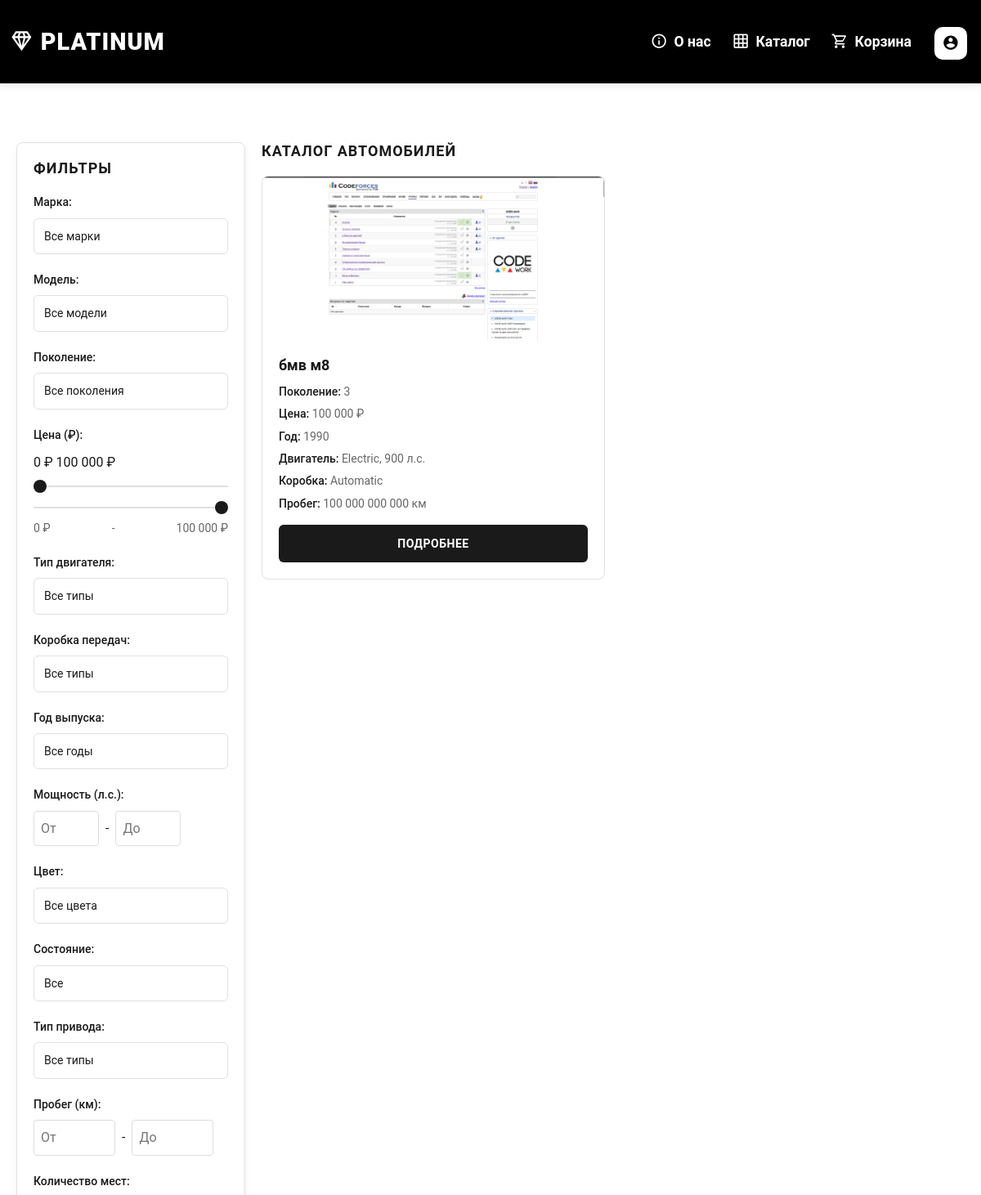
The app's page /catalog (upper part), older data.
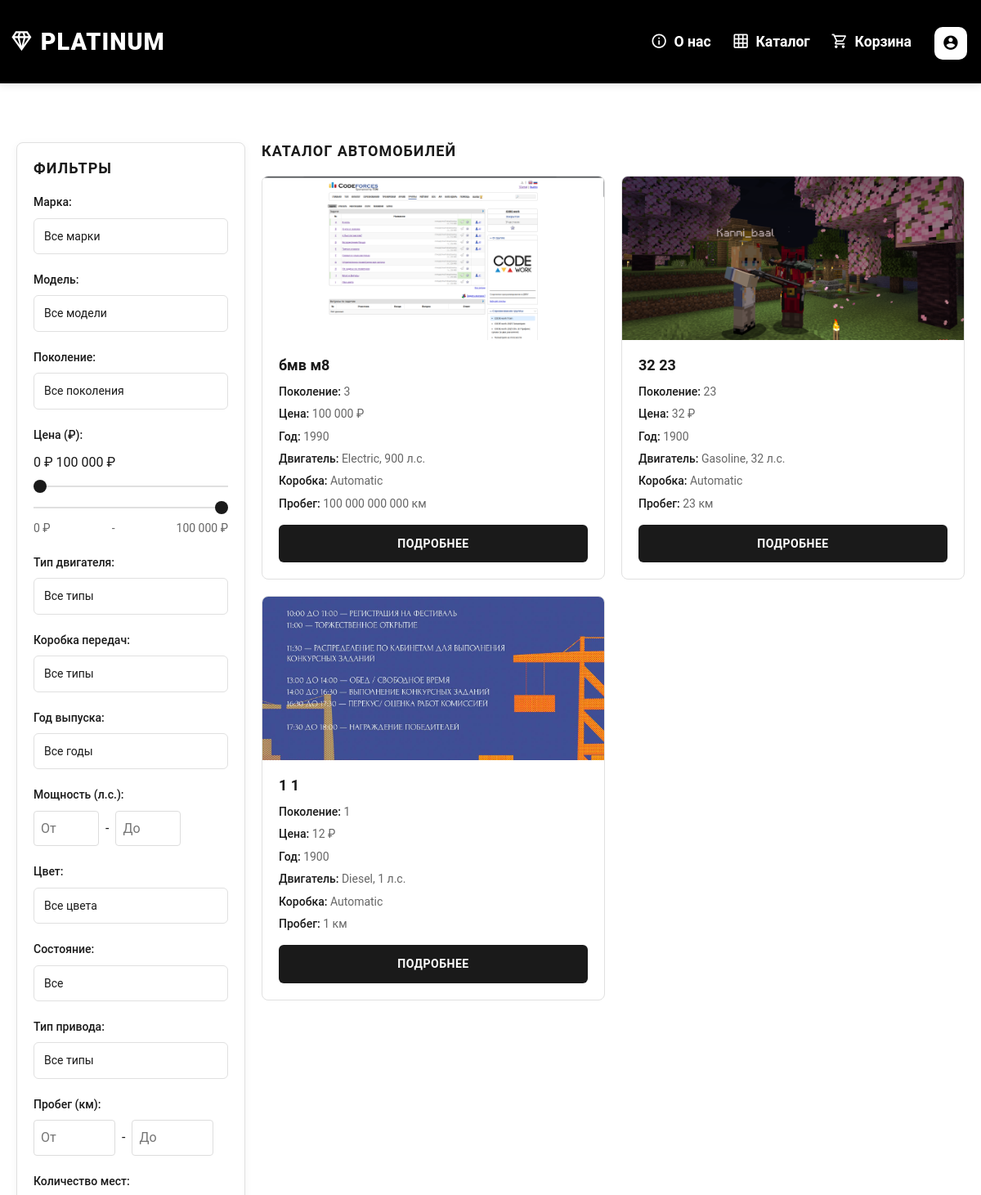
The same page, newer data.
### tables this page shows
CREATE TABLE cars (
            id INTEGER PRIMARY KEY AUTOINCREMENT,
            photo TEXT,
            make TEXT,
            model TEXT,
            generation TEXT,
            price REAL,
            color TEXT,
            used BOOLEAN,
            drive_type TEXT,
            engine_type TEXT,
            transmission TEXT,
            year INTEGER,
            mileage INTEGER,
            horsepower INTEGER,
            torque INTEGER,
            fuel_consumption REAL,
            seats INTEGER,
            doors INTEGER,
            trunk_volume REAL,
            safety_rating REAL,
            model_3d TEXT
        );

### app.py (the view)
@app.route('/catalog')
def catalog():
    conn = sqlite3.connect(os.path.join('Base', 'database.db'))
    conn.row_factory = sqlite3.Row
    cursor = conn.cursor()
    make = request.args.get('make', '')
    model = request.args.get('model', '')
    generation = request.args.get('generation', '')
    price_min = float(request.args.get('price_min', 0))
    price_max = float(request.args.get('price_max', 1e9))
    engine_type = request.args.get('engine_type', '')
    transmission = request.args.get('transmission', '')
    year = request.args.get('year', '')
    horsepower = request.args.get('horsepower', '')
    color = request.args.get('color', '')
    used = request.args.get('used', '')
    drive_type = request.args.get('drive_type', '')
    mileage = request.args.get('mileage', '')
    seats = request.args.get('seats', '')
    doors = request.args.get('doors', '')
    safety_rating = request.args.get('safety_rating', '')
    query = 'SELECT * FROM cars WHERE 1=1'
    params = []
    if make:
        query += ' AND make = ?'
        params.append(make)
    if model:
        query += ' AND model = ?'
        params.append(model)
    if generation:
        query += ' AND generation = ?'
        params.append(generation)
    if engine_type:
        query += ' AND engine_type = ?'
        params.append(engine_type)
    if transmission:
        query += ' AND transmission = ?'
        params.append(transmission)
    if year:
        query += ' AND year = ?'
        params.append(year)
    if color:
        query += ' AND color = ?'
        params.append(color)
    if used != '':
        query += ' AND used = ?'
        params.append(int(used))
    if drive_type:
        query += ' AND drive_type = ?'
        params.append(drive_type)
    if seats:
        query += ' AND seats = ?'
        params.append(seats)
    if doors:
        query += ' AND doors = ?'
        params.append(doors)
    if safety_rating:
        query += ' AND safety_rating >= ?'
        params.append(float(safety_rating))
    query += ' AND price BETWEEN ? AND ?'
    params.append(price_min)
    params.append(price_max)
    mileage_min = request.args.get('mileage_min')
    mileage_max = request.args.get('mileage_max')
    if mileage_min and mileage_max:
        query += ' AND mileage BETWEEN ? AND ?'
        params.extend([mileage_min, mileage_max])
    elif mileage_min:
        query += ' AND mileage >= ?'
        params.append(mileage_min)
    elif mileage_max:
        query += ' AND mileage <= ?'
        params.append(mileage_max)
    horsepower_min = request.args.get('horsepower_min')
    horsepower_max = request.args.get('horsepower_max')
    if horsepower_min and horsepower_max:
        query += ' AND horsepower BETWEEN ? AND ?'
        params.extend([horsepower_min, horsepower_max])
    elif horsepower_min:
        query += ' AND horsepower >= ?'
        params.append(horsepower_min)
    elif horsepower_max:
        query += ' AND horsepower <= ?'
        params.append(horsepower_max)
    cursor.execute(query, params)
    cars = cursor.fetchall()
    cursor.execute('SELECT DISTINCT make FROM cars ORDER BY make')
    makes = [row[0] for row in cursor.fetchall()]
    cursor.execute('SELECT DISTINCT model FROM cars ORDER BY model')
    models = [row[0] for row in cursor.fetchall()]
    cursor.execute('SELECT DISTINCT generation FROM cars ORDER BY generation')
    generations = [row[0] for row in cursor.fetchall()]
    cursor.execute('SELECT DISTINCT engine_type FROM cars ORDER BY engine_type')
    engine_types = [row[0] for row in cursor.fetchall()]
    cursor.execute('SELECT DISTINCT transmission FROM cars ORDER BY transmission')
    transmissions = [row[0] for row in cursor.fetchall()]
    cursor.execute('SELECT DISTINCT year FROM cars ORDER BY year DESC')
    years = [row[0] for row in cursor.fetchall()]
    cursor.execute('SELECT DISTINCT color FROM cars ORDER BY color')
    colors = [row[0] for row in cursor.fetchall()]
    cursor.execute('SELECT DISTINCT seats FROM cars ORDER BY seats')
    seats = [row[0] for row in cursor.fetchall()]
    cursor.execute('SELECT DISTINCT doors FROM cars ORDER BY doors')
    doors = [row[0] for row in cursor.fetchall()]
    cursor.execute('SELECT MAX(price) FROM cars')
    max_price = max_price = float(cursor.fetchone()[0] or 1000000)
    conn.close()
    return render_template('catalog.html',
                         cars=cars,
                         makes=makes,
                         models=models,
                         generations=generations,
                         engine_types=engine_types,
                         transmissions=transmissions,
                         years=years,
                         colors=colors,
                         seats=seats,
                         doors=doors,
                         drive_type=drive_type,
                         max_price=max_price)

### templates/catalog.html (shortened to what this page needs)
{% extends "pattern.html" %}
{% block content %}
<br> <br> <br> <br> <br> <br>
<div class="catalog-container">
    <div class="filter-section">
        <h2>ФИЛЬТРЫ</h2>
        <form action="" method="GET">
            <div class="filter-group">
                <label for="make">Марка:</label>
                <select id="make" name="make" class="custom-select">
                    <option value="">Все марки </option>
                </select>
            </div>
            <div class="filter-group">
                <label for="model">Модель:</label>
                <select id="model" name="model" class="custom-select">
                    <option value="">Все модели </option>
                </select>
            </div>
            <div class="filter-group">
                <label for="generation">Поколение:</label>
                <select id="generation" name="generation" class="custom-select">
                    <option value="">Все поколения</option>
                </select>
            </div>
            <div class="filter-group">
                <label>Цена (₽):</label>
                <div class="price-range">
                    <div class="price-labels">
                        <span>0 ₽</span>
                        <span>{{ "{:,.0f}".format(max_price).replace(",", " ") }} ₽</span>
                    </div>
                    <input type="range" name="price_min" min="0" max="{{ max_price }}"
                           value="{{ request.args.get('price_min', 0) }}"
                           oninput="priceMinOutput.value = this.value + ' ₽'">
                    <input type="range" name="price_max" min="0" max="{{ max_price }}"
                           value="{{ request.args.get('price_max', max_price) }}"
                           oninput="priceMaxOutput.value = this.value + ' ₽'">
                    <div class="price-output">
                        <output id="priceMinOutput">{{ "{:,.0f}".format(request.args.get('price_min', 0)|float).replace(",", " ") }} ₽</output> -
                        <output id="priceMaxOutput">{{ "{:,.0f}".format(request.args.get('price_max', max_price)|float).replace(",", " ") }} ₽</output>
                    </div>
                </div>
            </div>
            <div class="filter-group">
                <label for="engine_type">Тип двигателя:</label>
                <select id="engine_type" name="engine_type" class="custom-select">
                    <option value="">Все типы</option>
                </select>
            </div>
            <div class="filter-group">
                <label for="transmission">Коробка передач:</label>
                <select id="transmission" name="transmission" class="custom-select">
                    <option value="">Все типы</option>
                </select>
            </div>
            <div class="filter-group">
                <label for="year">Год выпуска:</label>
                <select id="year" name="year" class="custom-select">
                    <option value="">Все годы</option>
                </select>
            </div>
            <div class="filter-group">
                <label for="horsepower">Мощность (л.с.):</label>
                <div class="horsepower-range">
                    <input type="number" id="horsepower_min" name="horsepower_min"
                           class="custom-input" placeholder="От" min="0"
                           value="{{ request.args.get('horsepower_min', '') }}">
                    <span>-</span>
                    <input type="number" id="horsepower_max" name="horsepower_max"
                           class="custom-input" placeholder="До" min="0"
                           value="{{ request.args.get('horsepower_max', '') }}">
                </div>
            </div>
            <div class="filter-group">
                <label for="color">Цвет:</label>
                <select id="color" name="color" class="custom-select">
                    <option value="">Все цвета </option>
                </select>
            </div>
            <div class="filter-group">
                <label for="used">Состояние:</label>
                <select id="used" name="used" class="custom-select">
                    <option value="">Все </option>
                </select>
            </div>
            <div class="filter-group">
                <label for="drive_type">Тип привода:</label>
                <select id="drive_type" name="drive_type" class="custom-select">
                    <option value="">Все типы</option>
                </select>
            </div>
            <div class="filter-group">
                <label for="mileage">Пробег (км):</label>
                <div class="mileage-range">
                    <input type="number" id="mileage_min" name="mileage_min"
                           class="custom-input" placeholder="От" min="0" step="1000"
                           value="{{ request.args.get('mileage_min', '') }}">
                    <span>-</span>
                    <input type="number" id="mileage_max" name="mileage_max"
                           class="custom-input" placeholder="До" min="0" step="1000"
                           value="{{ request.args.get('mileage_max', '') }}">
                </div>
            </div>
            <div class="filter-group">
                <label for="seats">Количество мест:</label>
            </div>
        </form>
    </div>
    <div class="catalog-results">
        <h2>КАТАЛОГ АВТОМОБИЛЕЙ</h2>
        <div class="car-cards">
            {% for car in cars %}
                <div class="car-card">
                    <div class="car-image">
                        <img src="/static/photo/{{ car.photo }}" alt="{{ car.make }} {{ car.model }}" />
                    </div>
                    <div class="car-details">
                        <h3>{{ car.make }} {{ car.model }}</h3>
                        <div class="car-specs">
                            <p><strong>Поколение:</strong> {{ car.generation }}</p>
                            <p><strong>Цена:</strong> {{ "{:,.0f}".format(car.price).replace(",", " ") }} ₽</p>
                            <p><strong>Год:</strong> {{ car.year }}</p>
                            <p><strong>Двигатель:</strong> {{ car.engine_type }}, {{ car.horsepower }} л.с.</p>
                            <p><strong>Коробка:</strong> {{ car.transmission }}</p>
                            <p><strong>Пробег:</strong> {{ "{:,.0f}".format(car.mileage).replace(",", " ") }} км</p>
                        </div>
                        <form method="post" action="/catalog/{{ car.id }}">
                            <button type="submit" class="add-to-basket-btn">ПОДРОБНЕЕ</button>
                        </form>
                    </div>
                </div>
            {% endfor %}
        </div>
    </div>
</div>
{% endblock %}

### templates/pattern.html (shortened to what this page needs)
<!DOCTYPE html>
<html lang="ru">
<head>
    <link href="https://cdn.jsdelivr.net/npm/bootstrap@5.3.0/dist/css/bootstrap.min.css" rel="stylesheet">
    <link rel="stylesheet" href="https://cdn.jsdelivr.net/npm/@mdi/font@7.2.96/css/materialdesignicons.min.css">
    <link href="https://unpkg.com/aos@2.3.1/dist/aos.css" rel="stylesheet">
</head>
<body>
    <header>
        <div class="header-container custom-header">
            <nav class="navbar navbar-expand-lg">
                <div class="container-fluid">
                    <a class="navbar-brand" href="/about" data-aos="fade-down">
                        <span class="logo-container">
                            <span class="mdi mdi-diamond-stone"></span>
                            <span class="logo-text">PLATINUM</span>
                        </span>
                    </a>
                    <div class="collapse navbar-collapse" id="navbarNav">
                        <ul class="navbar-nav ms-auto">
                            <li class="nav-item" data-aos="fade-down" data-aos-delay="100">
                                <a class="nav-link" href="/about"><span class="mdi mdi-information-outline"></span> О нас</a>
                            </li>
                            <li class="nav-item" data-aos="fade-down" data-aos-delay="150">
                                <a class="nav-link" href="/catalog"><span class="mdi mdi-grid"></span> Каталог</a>
                            </li>
                            <div class="basket-indicator" data-aos="fade-down" data-aos-delay="200">
                                <li class="nav-item">
                                    <a class="nav-link" href="/basket"><span class="mdi mdi-cart-outline"></span> Корзина</a>
                                </li>
                            </div>
                            <li class="nav-item" data-aos="fade-down" data-aos-delay="250">
                                <a class="nav-link account-icon" href="/admin"><span class="mdi mdi-account-circle"></span></a>
                            </li>
                        </ul>
                    </div>
                </div>
            </nav>
        </div>
    </header>
    <main>
        {% block content %}{% endblock %}
    </main>
</body>
</html>

### templates/pattern.html (style rules this page uses)
body { font-family: 'Helvetica Neue', Arial, sans-serif; margin: 0; padding: 0; background-color: #f8f9fa; color: #333; }
.custom-header { background-color: #000 !important; padding: 15px 0; box-shadow: 0 2px 10px rgba(0, 0, 0, 0.1); position: fixed; width: 100%; top: 0; z-index: 1000; transition: all 0.3s ease; }
.navbar-brand { font-weight: 800; font-size: 1.8rem; color: #fff !important; letter-spacing: 1px; transition: all 0.3s cubic-bezier(0.25, 0.46, 0.45, 0.94); position: relative; display: inline-flex; align-items: center; }
.logo-container { display: inline-flex; align-items: center; transition: inherit; }
.navbar-brand .mdi-diamond-stone { transition: inherit; margin-right: 8px; }
.logo-text { transition: inherit; display: inline-block; }
.navbar-brand .mdi-diamond-stone { display: inline-block; transition: all 0.4s cubic-bezier(0.68, -0.55, 0.27, 1.55); margin-right: 8px; }
.navbar-nav .nav-item { position: relative; margin: 0 5px; }
.navbar-nav .nav-link { font-weight: 600; font-size: 1.1rem; color: #fff !important; padding: 8px 15px; transition: all 0.3s cubic-bezier(0.25, 0.46, 0.45, 0.94); display: flex; align-items: center; position: relative; }
.navbar-nav .nav-link::after { content: ''; position: absolute; bottom: 0; left: 50%; width: 0; height: 2px; background: #fff; transition: all 0.3s ease; transform: translateX(-50%); }
.navbar-nav .nav-link .mdi { margin-right: 8px; font-size: 1.3rem; transition: transform 0.3s ease; }
.basket-indicator { position: relative; display: flex; align-items: center; }
[data-aos] { transition: all 0.5s ease; }
[data-aos="fade-down"] { opacity: 0; transform: translateY(-20px); }
[data-aos="fade-down"].aos-animate { opacity: 1; transform: translateY(0); }
.nav-link.account-icon { background-color: white; color: black !important; border-radius: 25%; width: 40px; height: 40px; display: flex; align-items: center; justify-content: center; margin-left: 10px; top: 7px; }
.nav-link.account-icon .mdi { margin-right: 0; color: black !important; }

Row changes from the older to the newer data that the page shows:
added cars: photo (picture), make "32", model "23", generation "23", price "32", year "1900", engine_type "Gasoline", horsepower "32", transmission "Automatic", mileage "23"
added cars: photo (picture), make "1", model "1", generation "1", price "12", year "1900", engine_type "Diesel", horsepower "1", transmission "Automatic", mileage "1"
